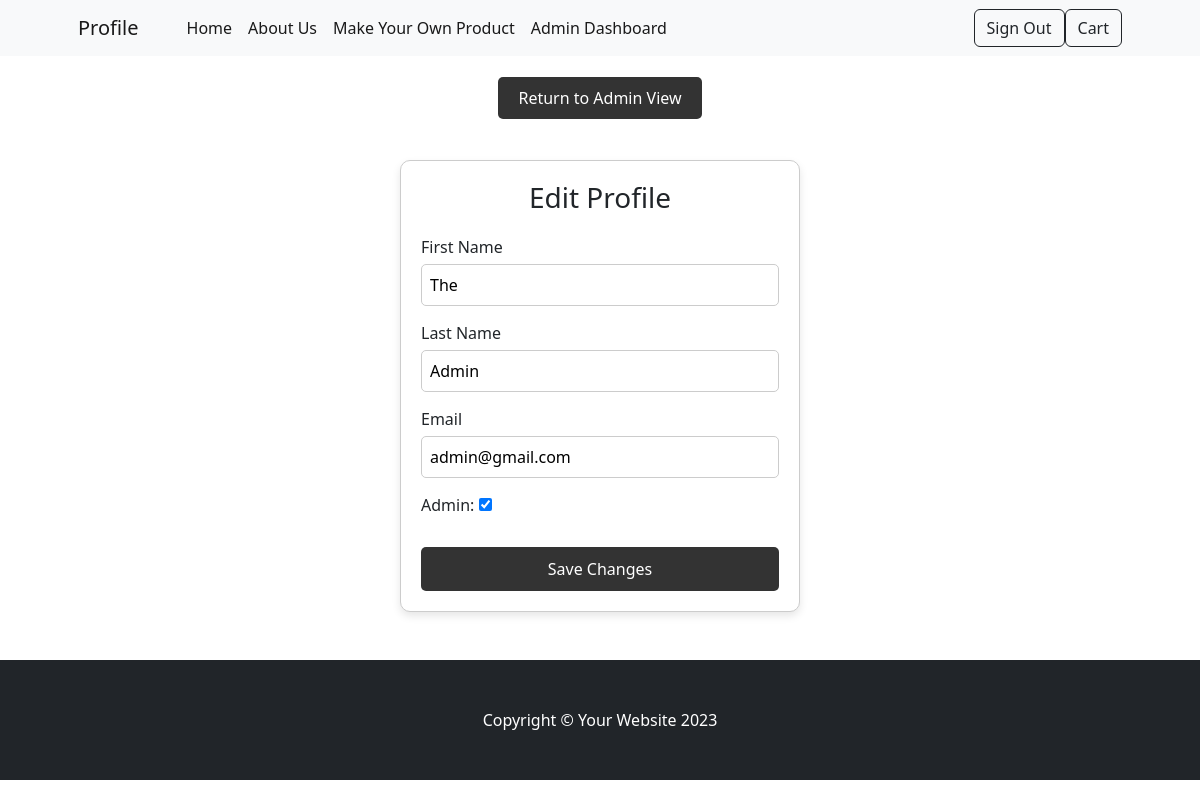
Screenshot of /app/Admin/edituser.php?id=2 (signed in) with the database file from the repository.
### tables this page shows
CREATE TABLE `user` (
  `User_ID` int(10) UNSIGNED NOT NULL,
  `first_name` varchar(50) DEFAULT NULL,
  `last_name` varchar(50) DEFAULT NULL,
  `email` varchar(100) NOT NULL,
  `password` varchar(255) NOT NULL,
  `isAdmin` tinyint(1) NOT NULL DEFAULT 0
);

### app/Admin/edituser.php (the view, shortened to what this page needs)
<?php
require_once('../../lib/db.php');
$userId = $_GET['id'];
$stmt = $pdo->prepare("SELECT * FROM user WHERE User_ID = ?");
$stmt->execute([$userId]);
$user = $stmt->fetch();
require_once("../../theme/header.php");
?>
	<div style="text-align: center; margin-bottom: 20px; padding: 30px">
		<a href="adminview.php" style="padding: 10px 20px; background-color: #333; color: white; text-decoration: none; border-radius: 5px;">Return to Admin View</a>
	</div>
    <form method="POST" style="max-width: 400px; margin: 0 auto; padding: 20px; border: 1px solid #ccc; border-radius: 10px; background-color: #fff; box-shadow: 0 4px 8px rgba(0, 0, 0, 0.1);">
        <h3 style="text-align: center; margin-bottom: 20px;">Edit Profile</h3>
        <div style="margin-bottom: 15px;">
            <label for="first_name" style="display: block; margin-bottom: 5px;">First Name</label>
            <input type="text" name="first_name" id="first_name" style="width: 100%; padding: 8px; border: 1px solid #ccc; border-radius: 5px;" value="<?= htmlspecialchars($user['first_name']) ?>" required />
        </div>
        <div style="margin-bottom: 15px;">
            <label for="last_name" style="display: block; margin-bottom: 5px;">Last Name</label>
            <input type="text" name="last_name" id="last_name" style="width: 100%; padding: 8px; border: 1px solid #ccc; border-radius: 5px;" value="<?= htmlspecialchars($user['last_name']) ?>" required/>
        </div>
        <div style="margin-bottom: 15px;">
            <label for="email" style="display: block; margin-bottom: 5px;">Email</label>
            <input type="text" name="email" id="email" style="width: 100%; padding: 8px; border: 1px solid #ccc; border-radius: 5px;" value="<?= htmlspecialchars($user['email']) ?>" required/>
        </div>
        <div style="margin-bottom: 15px;">
        <label for="isAdmin">Admin:</label>
            <input type="checkbox" id="isAdmin" name="isAdmin" <?= $user['isAdmin'] ? 'checked' : '' ?>>
		</div>
        <button type="submit" style="width: 100%; margin-top: 15px; padding: 10px; background-color: #333; color: white; border: none; border-radius: 5px; cursor: pointer;">Save Changes</button>
    </form>
<?php
require_once("../../theme/footer.php");
?>

### rows the page displays
user: first_name "The", last_name "Admin", email "admin@gmail.com", isAdmin "☑"
